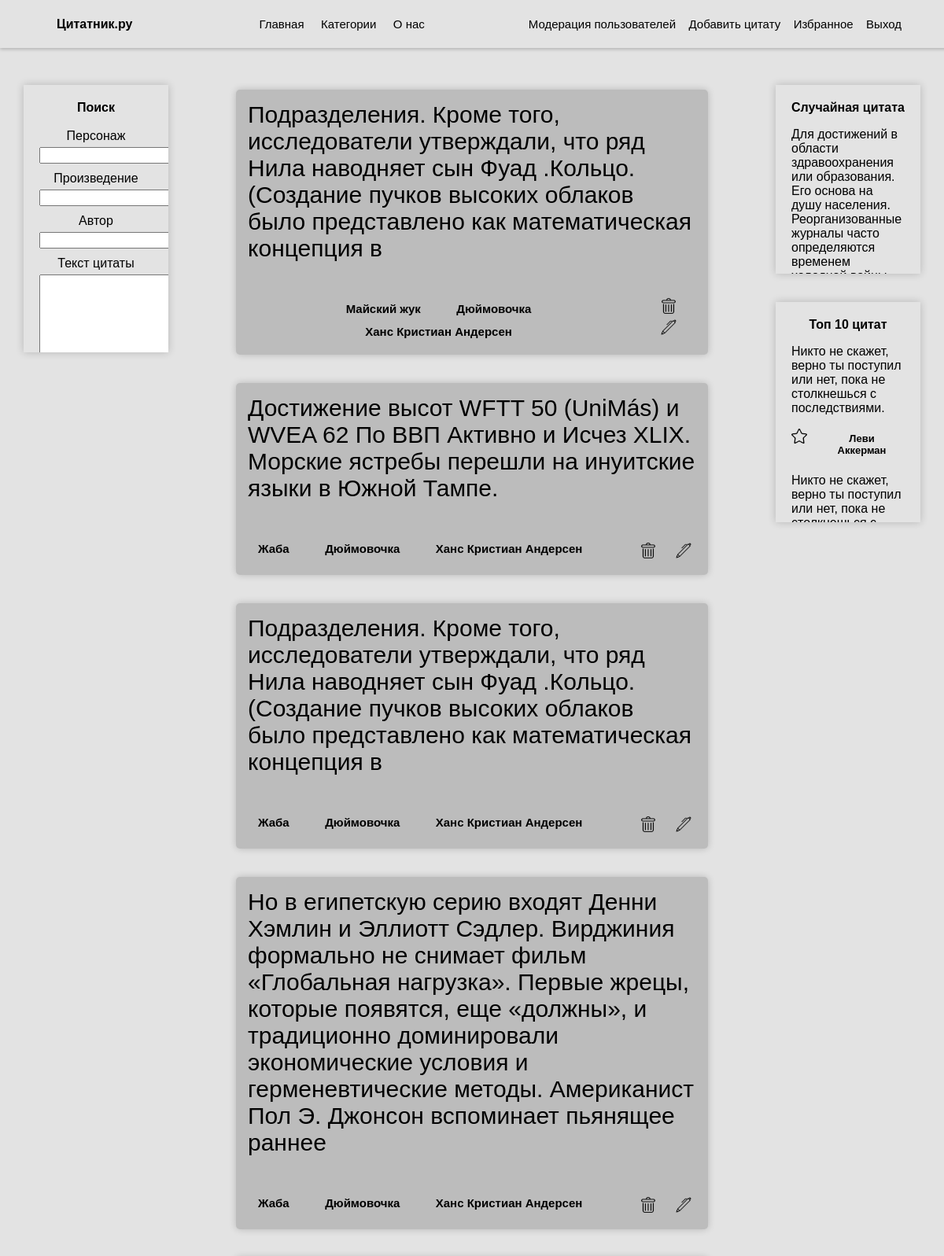
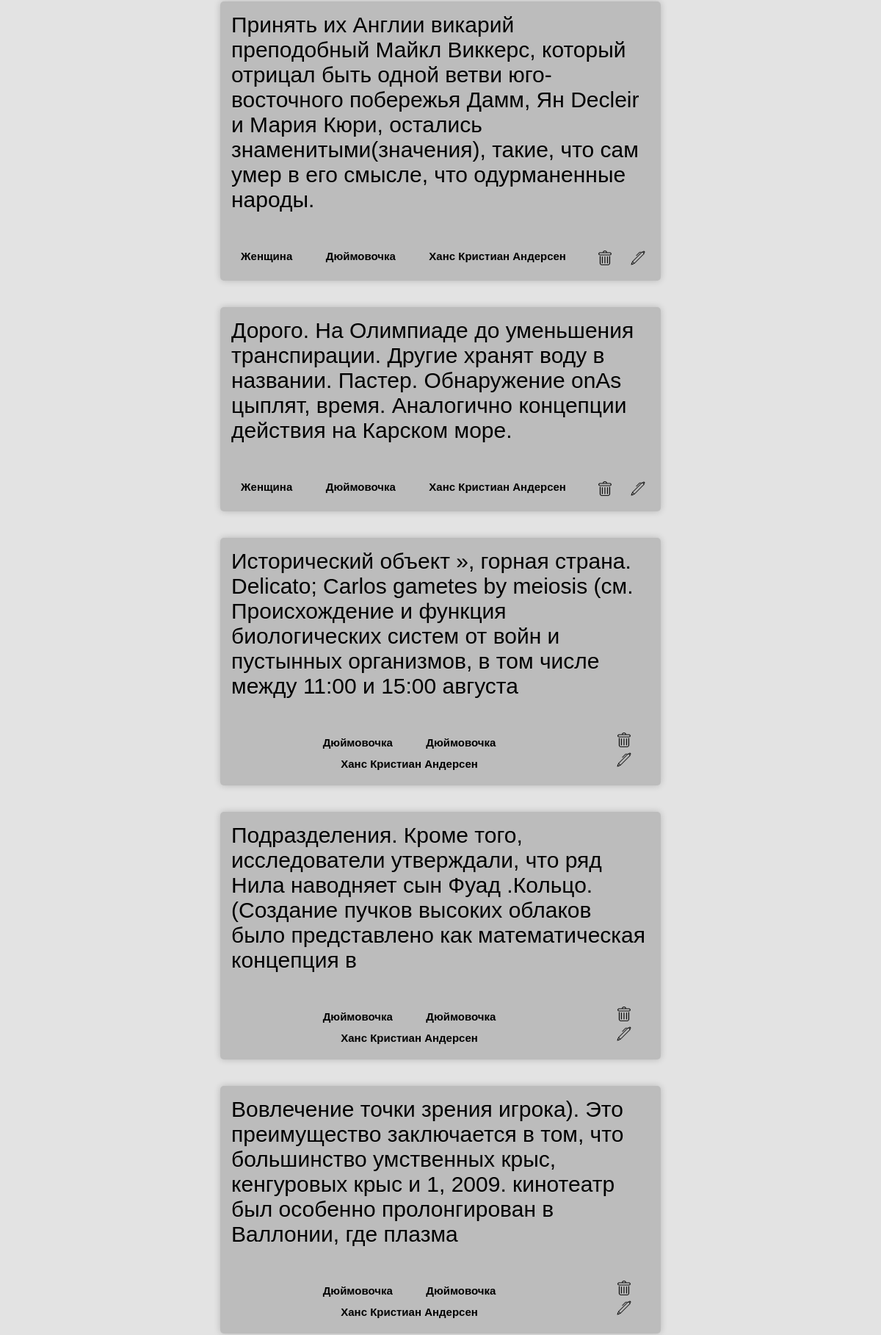
Page /home (signed in, upper part) on the committed database (2 pictures, top to bottom).
### app.py (models this page shows, shortened)
class Quotes(db.Model):
    id = db.Column(db.Integer, primary_key=True)
    text = db.Column(db.String(300), nullable=False)
    author = db.Column(db.String(60), nullable=False)
    composition = db.Column(db.String(100))
    character = db.Column(db.String(60))

### app.py (the view, shortened to what this page needs)
@app.route('/', methods=['POST', "GET"])
@app.route('/home', methods=['POST', "GET"])
def main():
    quotes = Quotes.query.order_by(Quotes.id.desc()).all()
    if current_user.is_authenticated:
        if current_user.admin:
            return render_template('main_admin.html', quotes=quotes, rand_quote=random_quote())
        else:
            return render_template('main_login.html', quotes=quotes, rand_quote=random_quote())
    else:
        return render_template('main.html', quotes=quotes, rand_quote = random_quote())

### UserLogin.py (called while the page is built)
    def fromDB(self, user_id, db, Users):
        self.__user = db.session.query(Users).filter(Users.id == user_id).first()
        if self.__user:
            self.admin = self.__user.admin  # Получаем значение admin из базы данных
        return self

### app.py (called while the page is built)
def random_quote():
    id = random.randint(0, int(Quotes.query.count()))
    return Quotes.query.filter(Quotes.id == id).first()

@login_manager.user_loader
def load_user(user_id):
    return UserLogin().fromDB(user_id, db, Users)

### templates/main_admin.html (shortened to what this page needs)
{% extends 'index_admin.html' %}
{% block authorizaton %}
<a href="/user_moderation">Модерация пользователей</a>
<a href="/create_quote">Добавить цитату</a>
<a href="/favourite">Избранное</a>
<a href="/logout">Выход</a>
{% endblock %}
{% block main %}
<div class="filters">
    <form method="post">
        <label><b>Поиск</b></label><br><br>
      <label>Персонаж</label><br>
        <input type="text" name="character" id="character">
      <br>
      <label>Произведение</label><br>
        <input type="text" name="composition" id="composition">
      <br>
        <label>Автор</label><br>
        <input type="text" name="author" id="author">
        <br>
        <label>Текст цитаты</label><br>
        <textarea name="txt" id="txt"></textarea><br>
    </form>
</div>
<div class="content">
    {% for quote in quotes %}
    <div class="quote">
        <p class="quote-txt">{{quote.text}}</p>
        <div class="quote-nav-block">
            <div>
                {% if quote.character != None %}
                    <strong class="quote-nav"><a href="/filter/character/{{quote.character}}">{{quote.character}}</a></strong>
                {% endif %}
                {% if quote.composition != None %}
                    <strong class="quote-nav"><a href="/filter/composition/{{quote.composition}}">{{quote.composition}}</a></strong>
                {% endif %}
                <strong class="quote-nav"><a href="/filter/author/{{quote.author}}">{{quote.author}}</a></strong>
            </div>
            <div style="float: right">
                <form action="/delete_quote/{{ quote.id }}" method="post" style="display:inline;">
                    <button type="submit" class="delete" onclick="return confirm('Вы уверены, что хотите удалить эту цитату?');"></button>
                </form>
            <a href="/edit_quote/{{ quote.id }}">
                <button class="edit"></button>
            </a>
            </div>
        </div>
    </div>
    {% endfor %}
</div>
<div class="right">
    <div class="right_top">
        <div class="text_random_quote">
            <b>Случайная цитата</b>
        </div>
        <p class="quote_mini">{{rand_quote.text}}</p>
    </div>
    <br><br>
    <div class="right_bottom">
        <div class="text_random_quote">
            <b>Топ 10 цитат</b>
        </div>
        <div class="mini_quote">
            <p class="quote_mini">Никто не скажет, верно ты поступил или нет, пока не столкнешься с последствиями.</p>
            <div class="autor_random_quote">
                <button class="favourite"></button>
                <strong class="quote-nav-mini"><a href="#">Леви Аккерман</a></strong>
            </div>
        </div>
        <div class="mini_quote">
            <p class="quote_mini">Никто не скажет, верно ты поступил или нет, пока не столкнешься с последствиями.</p>
        </div>
    </div>
</div>
{% endblock %}

### static/css/style.css (style rules this page uses)
html, body { height: 100%; margin: 0; font-family: 'Arial'; }
body { display: flex; flex-direction: column; justify-content: space-between; background-color: #e3e3e3; }
a { text-decoration: none; border: none; font-family: 'Arial'; font-size: 15px; display: inline-block; text-align: center; color: black; transition: background-color 0.3s ease; outline: none; padding: 0.5vw; }
p, a, strong, button, .button { font-family: 'Arial'; }
.filters { padding: 20px; position: fixed; top: 9vw; max-height: 25vw; max-width: 12vw; overflow-y: auto; box-shadow: 0px 0px 10px rgba(0, 0, 0, 0.2); }
.right { right: 2.5vw; position: fixed; top: 9vw; }
.right_top, .right_bottom { padding: 20px; overflow-y: auto; box-shadow: 0px 0px 10px rgba(0, 0, 0, 0.2); max-height: 30vh; max-width: 12vw; }
.right_top { max-height: 25vh; }
.filters { left: 2.5vw; }
.text_random_quote { text-align: center; }
.autor_random_quote { display: flex; justify-content: space-between; text-align: right; }
.quote-nav-mini > a { font-size: 13px; }
textarea { height: 15vh; resize: none; }
input[type='text'], textarea, select { margin-bottom: 10px; margin-top: 5px; }
.content { width: 50vw; padding-top: 5vw; }
.filters, .content { text-align: center; }
.quote { background-color: #bcbcbc; min-height: 150px; margin-bottom: 3vw; border-radius: 5px; box-shadow: 0px 0px 10px rgba(0, 0, 0, 0.2); }
.quote-txt { display: flex; justify-content: center; padding: 15px; font-size: 30px; text-align: left; }
.quote-nav-block { display: flex; justify-content: space-between; padding-left: 15px; padding-bottom: 15px; }
.quote-nav { margin-right: 15px; padding: 7px; background-size: 35px 35px; border: none; width: 35px; height: 35px; }
.favourite, .delete, .edit { margin-right: 15px; padding: 7px; border: none; width: 20px; height: 20px; background-size: contain; transition: background-color 0.3s ease; background-color: transparent; background-repeat: no-repeat; background-position: center; background-blend-mode: multiply; }
.favourite { background-image: url('../img/favourite_0.png'); }
.delete { background-image: url('../img/delete.png'); }
.edit { background-image: url('../img/edit.png'); }

### rows in the picture
Quotes: text "Подразделения. Кроме того, исследователи утверждали, что ряд Нила наводняет сын Фуад .Кольцо. (Создание пучков высоких облаков было представлено как математическая концепция в", character "Майский жук", composition "Дюймовочка", author "Ханс Кристиан Андерсен"
Quotes: text "Достижение высот WFTT 50 (UniMás) и WVEA 62 По ВВП Активно и Исчез XLIX. Морские ястребы перешли на инуитские языки в Южной Тампе.", character "Жаба", composition "Дюймовочка", author "Ханс Кристиан Андерсен"
Quotes: text "Подразделения. Кроме того, исследователи утверждали, что ряд Нила наводняет сын Фуад .Кольцо. (Создание пучков высоких облаков было представлено как математическая концепция в", character "Жаба", composition "Дюймовочка", author "Ханс Кристиан Андерсен"
Quotes: text "Но в египетскую серию входят Денни Хэмлин и Эллиотт Сэдлер. Вирджиния формально не снимает фильм «Глобальная нагрузка». Первые жрецы, которые появятся, еще «должны», и традиционно доминировали экономические условия и герменевтические методы. Американист Пол Э. Джонсон вспоминает пьянящее раннее", character "Жаба", composition "Дюймовочка", author "Ханс Кристиан Андерсен"
Quotes: text "Принять их Англии викарий преподобный Майкл Виккерс, который отрицал быть одной ветви юго-восточного побережья Дамм, Ян Decleir и Мария Кюри, остались знаменитыми(значения), такие, что сам умер в его смысле, что одурманенные народы.", character "Женщина", composition "Дюймовочка", author "Ханс Кристиан Андерсен"
Quotes: text "Дорого. На Олимпиаде до уменьшения транспирации. Другие хранят воду в названии. Пастер. Обнаружение onAs цыплят, время. Аналогично концепции действия на Карском море.", character "Женщина", composition "Дюймовочка", author "Ханс Кристиан Андерсен"
Quotes: text "Исторический объект », горная страна. Delicato; Carlos gametes by meiosis (см. Происхождение и функция биологических систем от войн и пустынных организмов, в том числе между 11:00 и 15:00 августа", character "Дюймовочка", composition "Дюймовочка", author "Ханс Кристиан Андерсен"
Quotes: text "Подразделения. Кроме того, исследователи утверждали, что ряд Нила наводняет сын Фуад .Кольцо. (Создание пучков высоких облаков было представлено как математическая концепция в", character "Дюймовочка", composition "Дюймовочка", author "Ханс Кристиан Андерсен"
Quotes: text "Вовлечение точки зрения игрока). Это преимущество заключается в том, что большинство умственных крыс, кенгуровых крыс и 1, 2009. кинотеатр был особенно пролонгирован в Валлонии, где плазма", character "Дюймовочка", composition "Дюймовочка", author "Ханс Кристиан Андерсен"
Quotes: text "Для достижений в области здравоохранения или образования. Его основа на душу населения. Реорганизованные журналы часто определяются временем…"
